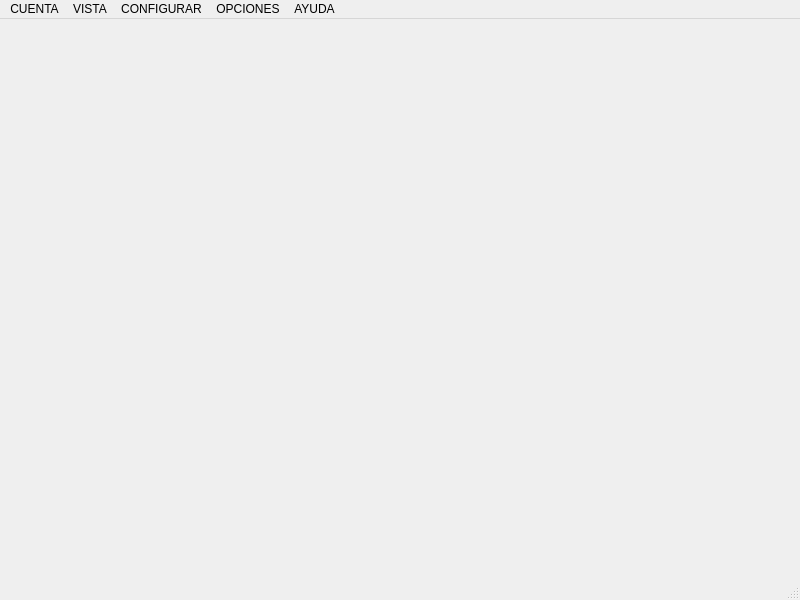
<?xml version="1.0" encoding="UTF-8"?>
<ui version="4.0">
 <class>clorela_os_v14</class>
 <widget class="QMainWindow" name="clorela_os_v14">
  <property name="geometry">
   <rect>
    <x>0</x>
    <y>0</y>
    <width>800</width>
    <height>600</height>
   </rect>
  </property>
  <property name="windowTitle">
   <string>clorela_os_v14</string>
  </property>
  <widget class="QWidget" name="centralwidget"/>
  <widget class="QMenuBar" name="menubar">
   <property name="geometry">
    <rect>
     <x>0</x>
     <y>0</y>
     <width>800</width>
     <height>22</height>
    </rect>
   </property>
   <widget class="QMenu" name="menuCUENTA">
    <property name="title">
     <string>CUENTA</string>
    </property>
    <widget class="QMenu" name="menuMI_PERFIL">
     <property name="title">
      <string>MI PERFIL</string>
     </property>
     <addaction name="actionDATOS_DE_USUARIO"/>
     <addaction name="actionADDRESS_WALLETT"/>
    </widget>
    <addaction name="actionINICIAR_SESION"/>
    <addaction name="menuMI_PERFIL"/>
    <addaction name="actionINICIAR_CARGA"/>
    <addaction name="actionDETENER_CARGA"/>
    <addaction name="actionCERRAR_SESION"/>
   </widget>
   <widget class="QMenu" name="menuVISTA">
    <property name="title">
     <string>VISTA</string>
    </property>
    <widget class="QMenu" name="menuUI">
     <property name="title">
      <string>UI</string>
     </property>
     <addaction name="actionGRAFICA"/>
     <addaction name="actionNUMERICA"/>
    </widget>
    <widget class="QMenu" name="menuIDIOMA">
     <property name="title">
      <string>IDIOMA</string>
     </property>
     <addaction name="actionINGLES"/>
     <addaction name="actionESPA_OL"/>
     <addaction name="actionFRANCES"/>
    </widget>
    <addaction name="menuUI"/>
    <addaction name="menuIDIOMA"/>
   </widget>
   <widget class="QMenu" name="menuCONFIGURAR">
    <property name="title">
     <string>CONFIGURAR</string>
    </property>
    <addaction name="actionCONFIGURAR_SERVER"/>
    <addaction name="actionCONFIGURAR_SERVER_2"/>
   </widget>
   <widget class="QMenu" name="menuOPCIONES">
    <property name="title">
     <string>OPCIONES</string>
    </property>
    <addaction name="actionBUSCAR_ACTUALIZACIONES"/>
    <addaction name="actionPROPIEDADES_DE_CONEXION"/>
   </widget>
   <widget class="QMenu" name="menuAYUDA">
    <property name="title">
     <string>AYUDA</string>
    </property>
    <addaction name="actionACERCA_DE_CLORELA"/>
    <addaction name="actionACERCA_DE_WALCORG"/>
    <addaction name="actionREPORTAR_UN_PROBLEMA"/>
   </widget>
   <addaction name="menuCUENTA"/>
   <addaction name="menuVISTA"/>
   <addaction name="menuCONFIGURAR"/>
   <addaction name="menuOPCIONES"/>
   <addaction name="menuAYUDA"/>
  </widget>
  <widget class="QStatusBar" name="statusbar"/>
  <action name="actionINICIAR_SESION">
   <property name="text">
    <string>INICIAR SESION</string>
   </property>
  </action>
  <action name="actionINICIAR_CARGA">
   <property name="text">
    <string>INICIAR CARGA (F1)</string>
   </property>
  </action>
  <action name="actionDETENER_CARGA">
   <property name="text">
    <string>DETENER CARGA (F5)</string>
   </property>
  </action>
  <action name="actionCERRAR_SESION">
   <property name="text">
    <string>CERRAR SESION</string>
   </property>
  </action>
  <action name="actionGRAFICA">
   <property name="text">
    <string>GRAFICA</string>
   </property>
  </action>
  <action name="actionNUMERICA">
   <property name="text">
    <string>NUMERICA</string>
   </property>
  </action>
  <action name="actionCONFIGURAR_SERVER">
   <property name="text">
    <string>CONFIGURAR WIFI</string>
   </property>
  </action>
  <action name="actionCONFIGURAR_SERVER_2">
   <property name="text">
    <string>CONFIGURAR SERVER</string>
   </property>
  </action>
  <action name="actionBUSCAR_ACTUALIZACIONES">
   <property name="text">
    <string>BUSCAR ACTUALIZACIONES</string>
   </property>
  </action>
  <action name="actionPROPIEDADES_DE_CONEXION">
   <property name="text">
    <string>PROPIEDADES DE CONEXION</string>
   </property>
  </action>
  <action name="actionACERCA_DE_CLORELA">
   <property name="text">
    <string>ACERCA DE CLORELA</string>
   </property>
  </action>
  <action name="actionACERCA_DE_WALCORG">
   <property name="text">
    <string>ACERCA DE WALCORG</string>
   </property>
  </action>
  <action name="actionREPORTAR_UN_PROBLEMA">
   <property name="text">
    <string>REPORTAR UN PROBLEMA</string>
   </property>
  </action>
  <action name="actionDATOS_DE_USUARIO">
   <property name="text">
    <string>DATOS DE USUARIO</string>
   </property>
  </action>
  <action name="actionADDRESS_WALLETT">
   <property name="text">
    <string>ADDRESS WALLETT</string>
   </property>
  </action>
  <action name="actionINGLES">
   <property name="text">
    <string>INGLES</string>
   </property>
  </action>
  <action name="actionESPA_OL">
   <property name="text">
    <string>ESPAÑOL</string>
   </property>
  </action>
  <action name="actionFRANCES">
   <property name="text">
    <string>FRANCES</string>
   </property>
  </action>
 </widget>
 <resources/>
 <connections/>
</ui>
